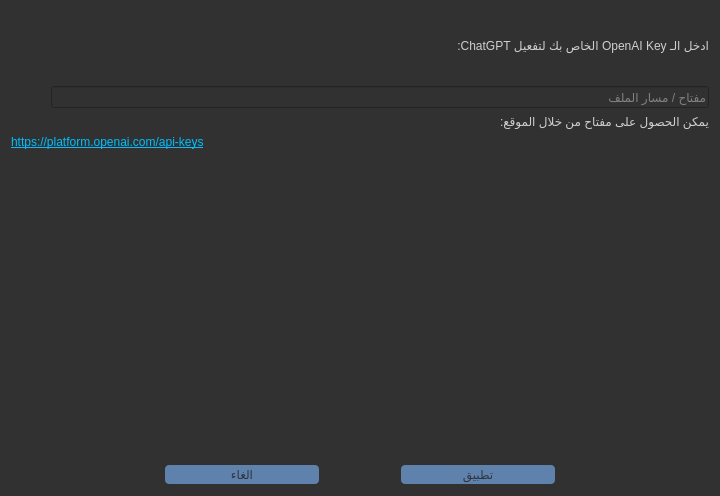
<?xml version="1.0" encoding="UTF-8"?>
<ui version="4.0">
 <class>OpenAiKeySetupDialog</class>
 <widget class="QDialog" name="OpenAiKeySetupDialog">
  <property name="geometry">
   <rect>
    <x>0</x>
    <y>0</y>
    <width>720</width>
    <height>496</height>
   </rect>
  </property>
  <property name="windowTitle">
   <string>تثبيت المفتاح</string>
  </property>
  <property name="styleSheet">
   <string notr="true">QWidget {
    background-color: rgb(49, 49, 49);
    color: rgb(207, 207, 207);
    font: 400 15pt &quot;Calibri&quot;;
}

/* Button styling */
QPushButton {
    background-color: #5F82AD;
    color: #2E3440;
    border: none;
    border-radius: 4px;
    padding: 2px 2px;
}

QPushButton:hover {
    background-color: #81A1C1;
}

QPushButton:pressed {
    background-color: #6E90B5;
}

QPushButton:disabled {
    background-color: #838383;
}
</string>
  </property>
  <layout class="QVBoxLayout" name="verticalLayout_2" stretch="1,0,5,1">
   <property name="sizeConstraint">
    <enum>QLayout::SetDefaultConstraint</enum>
   </property>
   <item>
    <widget class="QLabel" name="label">
     <property name="text">
      <string>ادخل الـ OpenAI Key الخاص بك لتفعيل ChatGPT:</string>
     </property>
    </widget>
   </item>
   <item>
    <layout class="QHBoxLayout" name="horizontalLayout_2" stretch="0,1,7">
     <item>
      <spacer name="horizontalSpacer_4">
       <property name="orientation">
        <enum>Qt::Horizontal</enum>
       </property>
       <property name="sizeHint" stdset="0">
        <size>
         <width>40</width>
         <height>20</height>
        </size>
       </property>
      </spacer>
     </item>
     <item>
      <layout class="QHBoxLayout" name="statusParentLayout">
       <property name="spacing">
        <number>0</number>
       </property>
      </layout>
     </item>
     <item>
      <widget class="QLineEdit" name="enterKeyLineEdit">
       <property name="maxLength">
        <number>200</number>
       </property>
       <property name="placeholderText">
        <string>مفتاح / مسار الملف</string>
       </property>
      </widget>
     </item>
    </layout>
   </item>
   <item>
    <layout class="QVBoxLayout" name="verticalLayout">
     <item>
      <widget class="QLabel" name="label_2">
       <property name="text">
        <string>يمكن الحصول على مفتاح من خلال الموقع:</string>
       </property>
      </widget>
     </item>
     <item>
      <widget class="QLabel" name="label_3">
       <property name="text">
        <string notr="true">&lt;a href=&quot;https://platform.openai.com/api-keys&quot;&gt;&lt;span style=&quot;color:deepskyblue;&quot;&gt;https://platform.openai.com/api-keys&lt;/span&gt;&lt;/a&gt;</string>
       </property>
       <property name="openExternalLinks">
        <bool>true</bool>
       </property>
      </widget>
     </item>
     <item>
      <spacer name="verticalSpacer">
       <property name="orientation">
        <enum>Qt::Vertical</enum>
       </property>
       <property name="sizeHint" stdset="0">
        <size>
         <width>20</width>
         <height>40</height>
        </size>
       </property>
      </spacer>
     </item>
    </layout>
   </item>
   <item>
    <layout class="QHBoxLayout" name="horizontalLayout" stretch="2,2,1,2,2">
     <item>
      <spacer name="horizontalSpacer_2">
       <property name="orientation">
        <enum>Qt::Horizontal</enum>
       </property>
       <property name="sizeHint" stdset="0">
        <size>
         <width>40</width>
         <height>20</height>
        </size>
       </property>
      </spacer>
     </item>
     <item>
      <widget class="QPushButton" name="cancelButton">
       <property name="text">
        <string>الغاء</string>
       </property>
      </widget>
     </item>
     <item>
      <spacer name="horizontalSpacer">
       <property name="orientation">
        <enum>Qt::Horizontal</enum>
       </property>
       <property name="sizeHint" stdset="0">
        <size>
         <width>40</width>
         <height>20</height>
        </size>
       </property>
      </spacer>
     </item>
     <item>
      <widget class="QPushButton" name="okButton">
       <property name="text">
        <string>تطبيق</string>
       </property>
      </widget>
     </item>
     <item>
      <spacer name="horizontalSpacer_3">
       <property name="orientation">
        <enum>Qt::Horizontal</enum>
       </property>
       <property name="sizeHint" stdset="0">
        <size>
         <width>40</width>
         <height>20</height>
        </size>
       </property>
      </spacer>
     </item>
    </layout>
   </item>
  </layout>
 </widget>
 <resources/>
 <connections/>
</ui>
